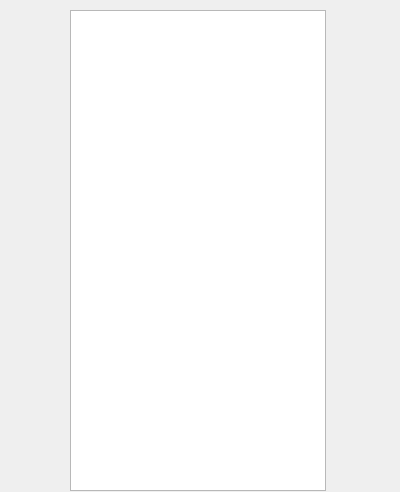
<?xml version="1.0" encoding="UTF-8"?>
<ui version="4.0">
 <class>information</class>
 <widget class="QWidget" name="information">
  <property name="geometry">
   <rect>
    <x>0</x>
    <y>0</y>
    <width>400</width>
    <height>492</height>
   </rect>
  </property>
  <property name="windowTitle">
   <string>Form</string>
  </property>
  <widget class="QTextEdit" name="textEdit">
   <property name="geometry">
    <rect>
     <x>70</x>
     <y>10</y>
     <width>256</width>
     <height>481</height>
    </rect>
   </property>
  </widget>
 </widget>
 <resources/>
 <connections/>
</ui>
